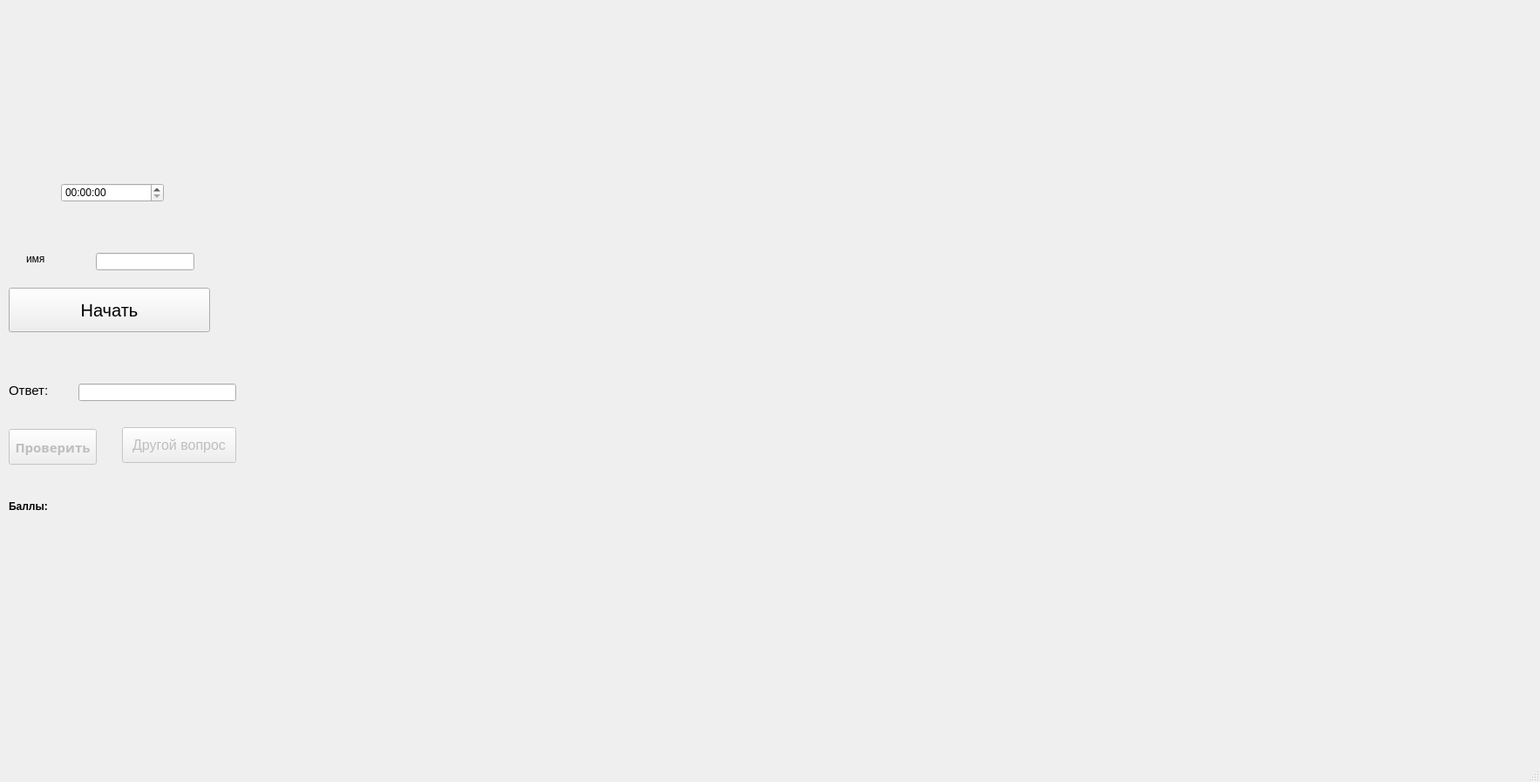
<?xml version="1.0" encoding="UTF-8"?>
<ui version="4.0">
 <class>MainWindow</class>
 <widget class="QMainWindow" name="MainWindow">
  <property name="geometry">
   <rect>
    <x>0</x>
    <y>0</y>
    <width>1767</width>
    <height>897</height>
   </rect>
  </property>
  <property name="windowTitle">
   <string>MainWindow</string>
  </property>
  <widget class="QWidget" name="centralwidget">
   <widget class="QPushButton" name="pushButton">
    <property name="enabled">
     <bool>true</bool>
    </property>
    <property name="geometry">
     <rect>
      <x>10</x>
      <y>330</y>
      <width>231</width>
      <height>51</height>
     </rect>
    </property>
    <property name="font">
     <font>
      <pointsize>15</pointsize>
     </font>
    </property>
    <property name="text">
     <string>Начать</string>
    </property>
   </widget>
   <widget class="QLabel" name="label_2">
    <property name="geometry">
     <rect>
      <x>80</x>
      <y>0</y>
      <width>1611</width>
      <height>181</height>
     </rect>
    </property>
    <property name="font">
     <font>
      <pointsize>12</pointsize>
     </font>
    </property>
    <property name="text">
     <string/>
    </property>
    <property name="scaledContents">
     <bool>true</bool>
    </property>
    <property name="wordWrap">
     <bool>false</bool>
    </property>
   </widget>
   <widget class="QLabel" name="label_3">
    <property name="geometry">
     <rect>
      <x>340</x>
      <y>280</y>
      <width>1121</width>
      <height>771</height>
     </rect>
    </property>
    <property name="text">
     <string/>
    </property>
   </widget>
   <widget class="QLineEdit" name="lineEdit">
    <property name="geometry">
     <rect>
      <x>90</x>
      <y>440</y>
      <width>181</width>
      <height>20</height>
     </rect>
    </property>
   </widget>
   <widget class="QLabel" name="label_4">
    <property name="geometry">
     <rect>
      <x>30</x>
      <y>680</y>
      <width>131</width>
      <height>31</height>
     </rect>
    </property>
    <property name="text">
     <string/>
    </property>
   </widget>
   <widget class="QPushButton" name="pushButton_2">
    <property name="enabled">
     <bool>false</bool>
    </property>
    <property name="geometry">
     <rect>
      <x>10</x>
      <y>492</y>
      <width>101</width>
      <height>41</height>
     </rect>
    </property>
    <property name="font">
     <font>
      <family>Myriad Pro Light</family>
      <pointsize>11</pointsize>
      <weight>75</weight>
      <bold>true</bold>
     </font>
    </property>
    <property name="text">
     <string>Проверить</string>
    </property>
   </widget>
   <widget class="QPushButton" name="pushButton_3">
    <property name="enabled">
     <bool>false</bool>
    </property>
    <property name="geometry">
     <rect>
      <x>140</x>
      <y>490</y>
      <width>131</width>
      <height>41</height>
     </rect>
    </property>
    <property name="font">
     <font>
      <family>MS Shell Dlg 2</family>
      <pointsize>12</pointsize>
     </font>
    </property>
    <property name="text">
     <string>Другой вопрос</string>
    </property>
   </widget>
   <widget class="QLabel" name="label">
    <property name="geometry">
     <rect>
      <x>10</x>
      <y>560</y>
      <width>101</width>
      <height>41</height>
     </rect>
    </property>
    <property name="font">
     <font>
      <family>MS Sans Serif</family>
      <weight>75</weight>
      <bold>true</bold>
     </font>
    </property>
    <property name="text">
     <string>Баллы:</string>
    </property>
   </widget>
   <widget class="QLabel" name="lbScore">
    <property name="geometry">
     <rect>
      <x>90</x>
      <y>580</y>
      <width>81</width>
      <height>16</height>
     </rect>
    </property>
    <property name="text">
     <string/>
    </property>
   </widget>
   <widget class="QLabel" name="label_5">
    <property name="geometry">
     <rect>
      <x>10</x>
      <y>440</y>
      <width>71</width>
      <height>16</height>
     </rect>
    </property>
    <property name="font">
     <font>
      <pointsize>11</pointsize>
     </font>
    </property>
    <property name="text">
     <string>Ответ:</string>
    </property>
   </widget>
   <widget class="QLineEdit" name="lineEdit_2">
    <property name="geometry">
     <rect>
      <x>110</x>
      <y>290</y>
      <width>113</width>
      <height>20</height>
     </rect>
    </property>
   </widget>
   <widget class="QLabel" name="label_6">
    <property name="geometry">
     <rect>
      <x>30</x>
      <y>290</y>
      <width>47</width>
      <height>13</height>
     </rect>
    </property>
    <property name="text">
     <string>имя</string>
    </property>
   </widget>
   <widget class="QTimeEdit" name="timeEdit">
    <property name="geometry">
     <rect>
      <x>70</x>
      <y>210</y>
      <width>118</width>
      <height>22</height>
     </rect>
    </property>
   </widget>
  </widget>
  <widget class="QMenuBar" name="menubar">
   <property name="geometry">
    <rect>
     <x>0</x>
     <y>0</y>
     <width>1767</width>
     <height>21</height>
    </rect>
   </property>
  </widget>
  <widget class="QStatusBar" name="statusbar"/>
 </widget>
 <resources/>
 <connections/>
</ui>
